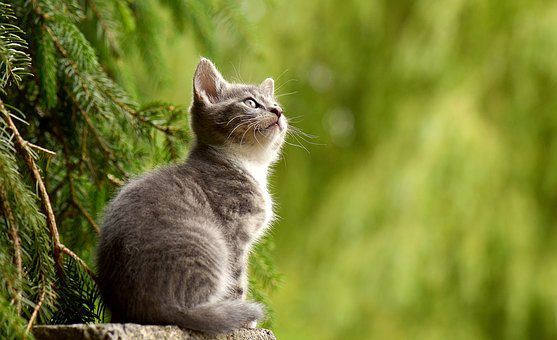
#> input picture Basicis_of_mobile_robotics/exercise_2/exercise 2 Part 2/exercise 2 Part 2/images/download.png, 557 x 340 px
$ jupyter execute 'Exercises Week 2 - PART 2 - Basic image processing and feature tracking.ipynb'   (shell and % lines are left out)   (text cells are left out)
#> lines starting #> are read from the running program, lines starting #| are printed output that depends on the picture; pictures that were not available may be replaced by others from this repository, and a replacement may not be noted
[cell 1]
help(sum)

[cell 2]
import cv2
import matplotlib.pyplot as plt

[cell 3]
filename = 'images/download.png'
img = cv2.imread(filename, cv2.IMREAD_COLOR)
#> img is the input picture: shape (340, 557, 3); mean B, G, R 50.2, 126.1, 119.4

plt.imshow(img[:,:,::-1])

[cell 4]
def filter_img(img, kernel_size):

#> called with kernel_size = 5
    avg_img   = cv2.blur(img,(kernel_size,kernel_size))
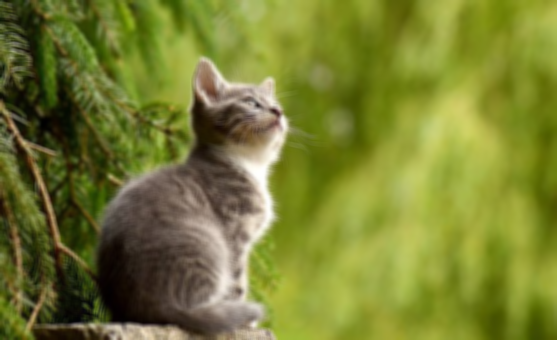
#> avg_img: shape (340, 557, 3); mean B, G, R 50.2, 126.1, 119.4
    med_img   = cv2.medianBlur(img,kernel_size)
    gauss_img = cv2.GaussianBlur(img,(kernel_size,kernel_size),0)
    bilateral_img = cv2.bilateralFilter(img,kernel_size,15,15)


    fig, ax = plt.subplots(4,1, figsize=(10,30))

    ax[0].imshow(avg_img[:,:,::-1])
    ax[0].set_title("Averaging")

    ax[1].imshow(gauss_img[:,:,::-1])
    ax[1].set_title("Gaussian")

    ax[2].imshow(med_img[:,:,::-1])
    ax[2].set_title("Median")

    ax[3].imshow(bilateral_img[:,:,::-1])
    ax[3].set_title("Bilateral")

    plt.tight_layout()
    plt.show()
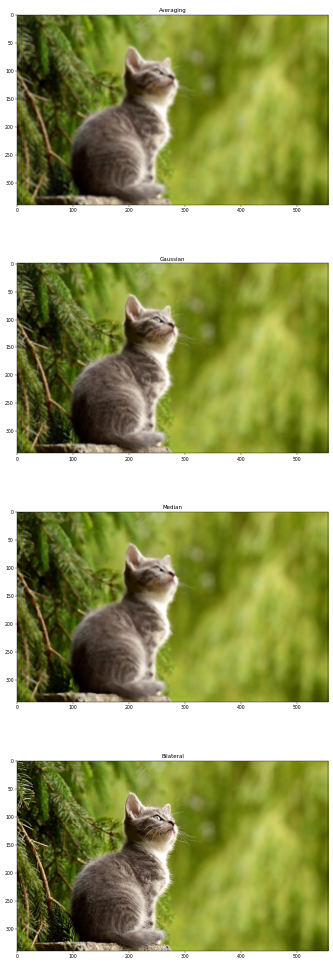
#> figure drawn by matplotlib, 4 panels


filter_img(img, 5)

[cell 5]
img = cv2.imread('images/SanFrancisco.jpg', cv2.IMREAD_GRAYSCALE)
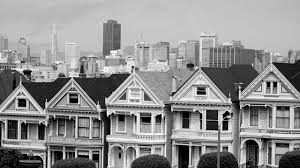
#> input picture Basicis_of_mobile_robotics/exercise_2/exercise 2 Part 2/exercise 2 Part 2/images/SanFrancisco.jpg, 300 x 168 px
#> img is the input picture: shape (168, 300); min 0, max 255, mean 143.8
plt.imshow(img,cmap = 'gray')

[cell 6]
cap = cv2.VideoCapture('images/thymio_line_following.mp4')

# Check if camera opened successfully
if not cap.isOpened():
    print("Error opening video stream or file")

video_imgs = []

while True:
    ret, frame = cap.read()
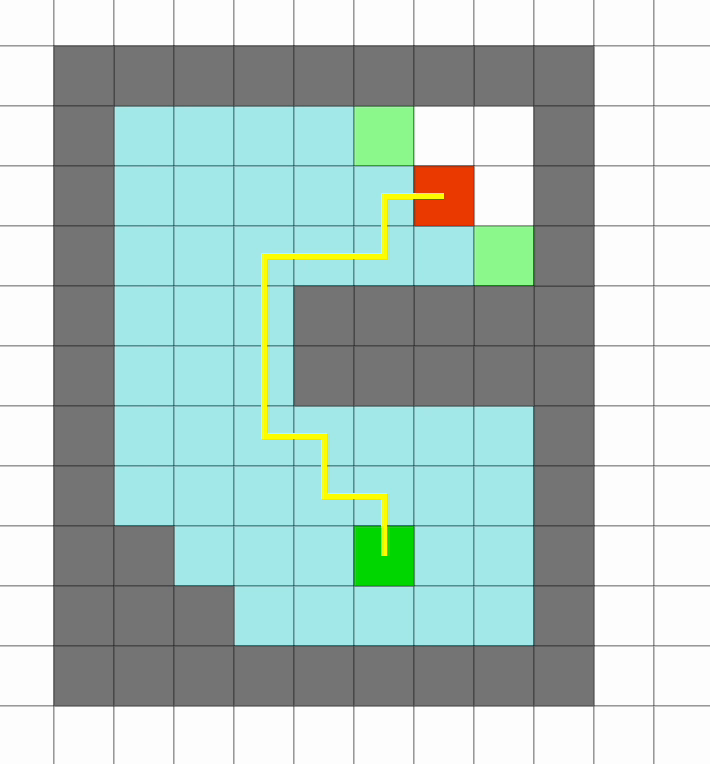
#> input picture frame 116 of Basicis_of_mobile_robotics/exercise_5/Exercise 5 PART 1 solution/Exercise 5 PART 1 solution/images/Dijsktra_A*.mov, 710 x 764 px, given in place of thymio_line_following.mp4, which was not available
#> frame is the input picture: shape (764, 710, 3); mean B, G, R 193.7, 198.5, 176.8
    if ret == True:
        video_imgs.append(frame)
    # Break the loop
    else:
        break

print("There are {} frames in the video".format(len(video_imgs)))
